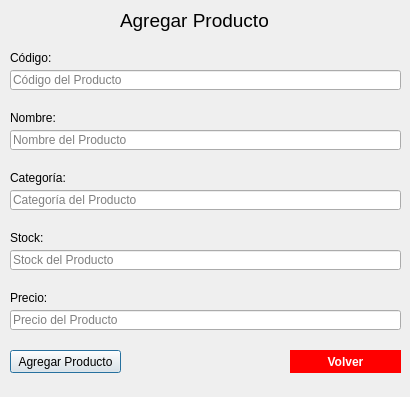
<?xml version="1.0" encoding="UTF-8"?>
<ui version="4.0">
 <class>Dialog</class>
 <widget class="QDialog" name="Dialog">
  <property name="geometry">
   <rect>
    <x>0</x>
    <y>0</y>
    <width>410</width>
    <height>397</height>
   </rect>
  </property>
  <property name="windowTitle">
   <string>Dialog</string>
  </property>
  <widget class="QLabel" name="label">
   <property name="geometry">
    <rect>
     <x>120</x>
     <y>0</y>
     <width>161</width>
     <height>41</height>
    </rect>
   </property>
   <property name="font">
    <font>
     <pointsize>14</pointsize>
    </font>
   </property>
   <property name="styleSheet">
    <string notr="true">text-align: center;</string>
   </property>
   <property name="text">
    <string>Agregar Producto</string>
   </property>
  </widget>
  <widget class="QLabel" name="label_2">
   <property name="geometry">
    <rect>
     <x>10</x>
     <y>50</y>
     <width>61</width>
     <height>16</height>
    </rect>
   </property>
   <property name="text">
    <string>Código:</string>
   </property>
  </widget>
  <widget class="QLineEdit" name="le_codigo">
   <property name="geometry">
    <rect>
     <x>10</x>
     <y>70</y>
     <width>391</width>
     <height>20</height>
    </rect>
   </property>
   <property name="text">
    <string/>
   </property>
   <property name="placeholderText">
    <string>Código del Producto</string>
   </property>
  </widget>
  <widget class="QLabel" name="label_3">
   <property name="geometry">
    <rect>
     <x>10</x>
     <y>110</y>
     <width>61</width>
     <height>16</height>
    </rect>
   </property>
   <property name="text">
    <string>Nombre:</string>
   </property>
  </widget>
  <widget class="QLineEdit" name="le_nombre">
   <property name="geometry">
    <rect>
     <x>10</x>
     <y>130</y>
     <width>391</width>
     <height>20</height>
    </rect>
   </property>
   <property name="text">
    <string/>
   </property>
   <property name="placeholderText">
    <string>Nombre del Producto</string>
   </property>
  </widget>
  <widget class="QLabel" name="label_4">
   <property name="geometry">
    <rect>
     <x>10</x>
     <y>170</y>
     <width>61</width>
     <height>16</height>
    </rect>
   </property>
   <property name="text">
    <string>Categoría:</string>
   </property>
  </widget>
  <widget class="QLineEdit" name="le_categoria">
   <property name="geometry">
    <rect>
     <x>10</x>
     <y>190</y>
     <width>391</width>
     <height>20</height>
    </rect>
   </property>
   <property name="text">
    <string/>
   </property>
   <property name="placeholderText">
    <string>Categoría del Producto</string>
   </property>
  </widget>
  <widget class="QLabel" name="label_5">
   <property name="geometry">
    <rect>
     <x>10</x>
     <y>230</y>
     <width>61</width>
     <height>16</height>
    </rect>
   </property>
   <property name="text">
    <string>Stock:</string>
   </property>
  </widget>
  <widget class="QLineEdit" name="le_stock">
   <property name="geometry">
    <rect>
     <x>10</x>
     <y>250</y>
     <width>391</width>
     <height>20</height>
    </rect>
   </property>
   <property name="text">
    <string/>
   </property>
   <property name="placeholderText">
    <string>Stock del Producto</string>
   </property>
  </widget>
  <widget class="QLabel" name="label_6">
   <property name="geometry">
    <rect>
     <x>10</x>
     <y>290</y>
     <width>61</width>
     <height>16</height>
    </rect>
   </property>
   <property name="text">
    <string>Precio:</string>
   </property>
  </widget>
  <widget class="QLineEdit" name="le_precio">
   <property name="geometry">
    <rect>
     <x>10</x>
     <y>310</y>
     <width>391</width>
     <height>20</height>
    </rect>
   </property>
   <property name="text">
    <string/>
   </property>
   <property name="placeholderText">
    <string>Precio del Producto</string>
   </property>
  </widget>
  <widget class="QPushButton" name="btn_agregar_producto">
   <property name="geometry">
    <rect>
     <x>10</x>
     <y>350</y>
     <width>111</width>
     <height>23</height>
    </rect>
   </property>
   <property name="text">
    <string>Agregar Producto</string>
   </property>
  </widget>
  <widget class="QPushButton" name="pushButton_2">
   <property name="geometry">
    <rect>
     <x>290</x>
     <y>350</y>
     <width>111</width>
     <height>23</height>
    </rect>
   </property>
   <property name="styleSheet">
    <string notr="true">background-color: red;
border: none;
color: white;
font-weight: bold;</string>
   </property>
   <property name="text">
    <string>Volver</string>
   </property>
  </widget>
 </widget>
 <resources/>
 <connections/>
</ui>
